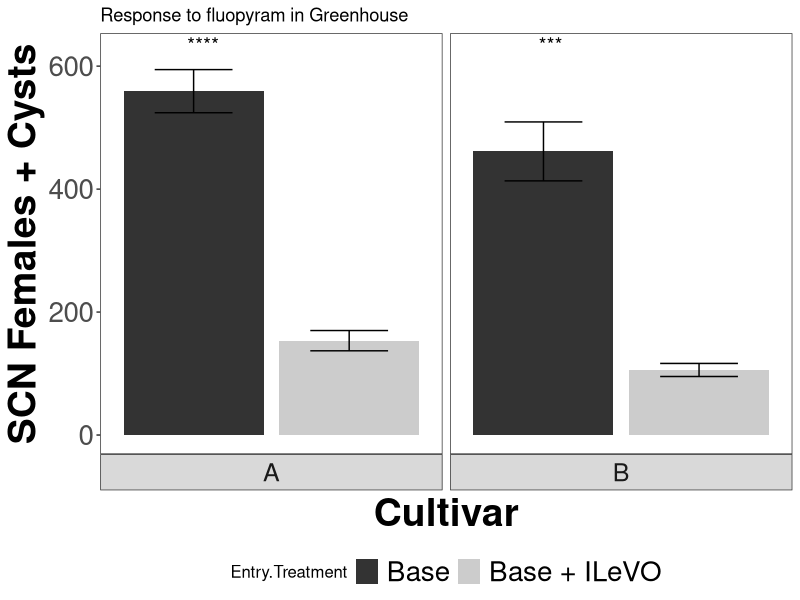
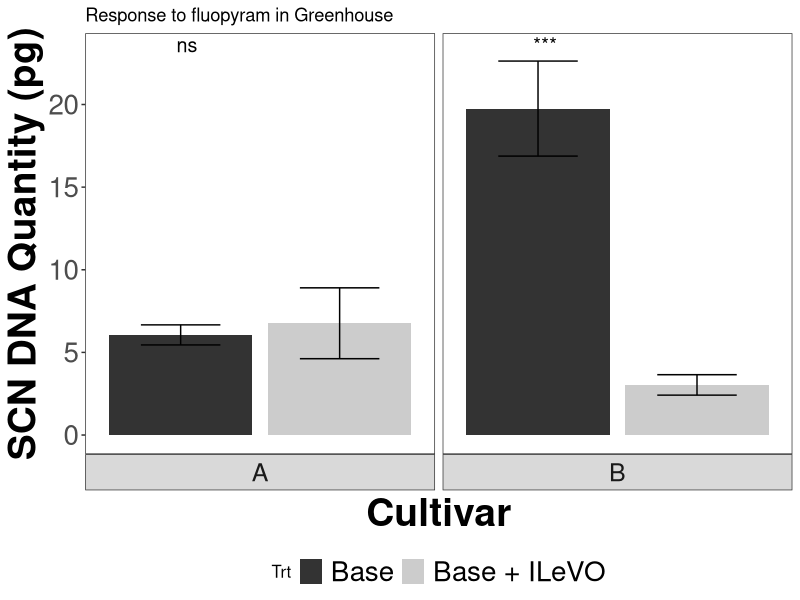
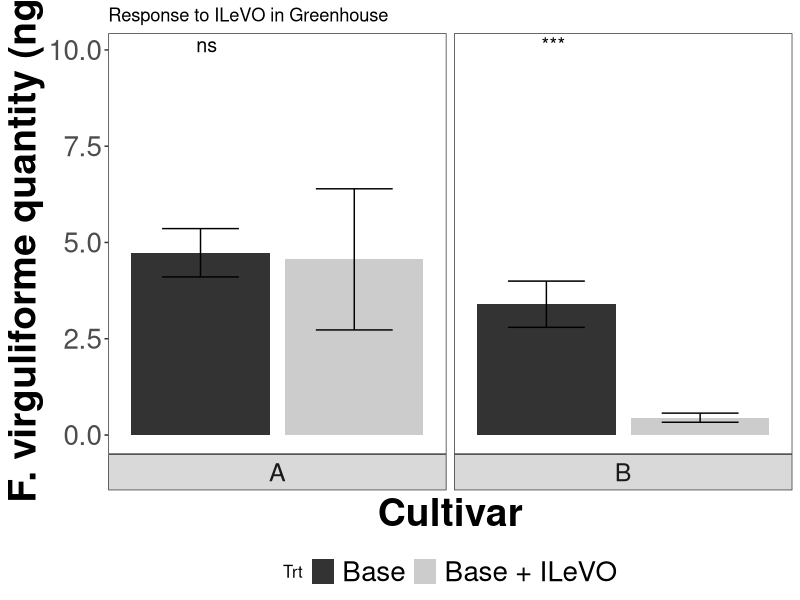
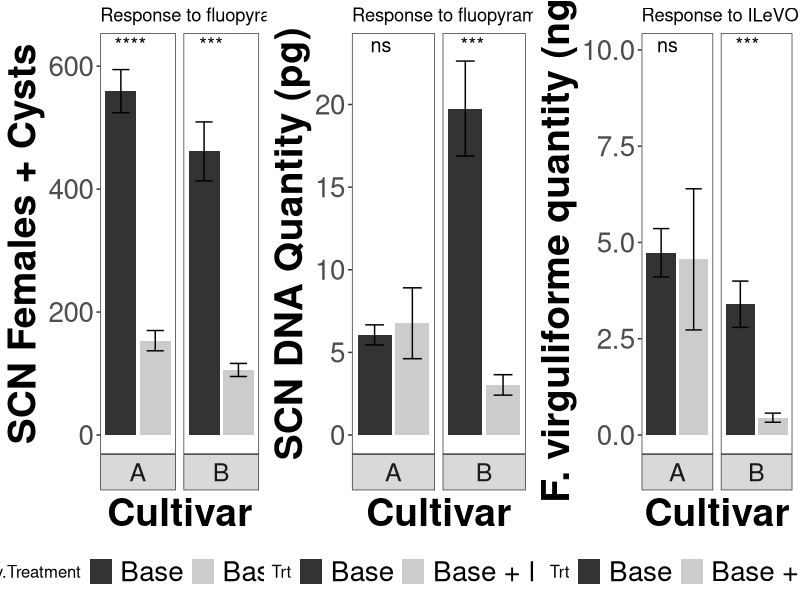
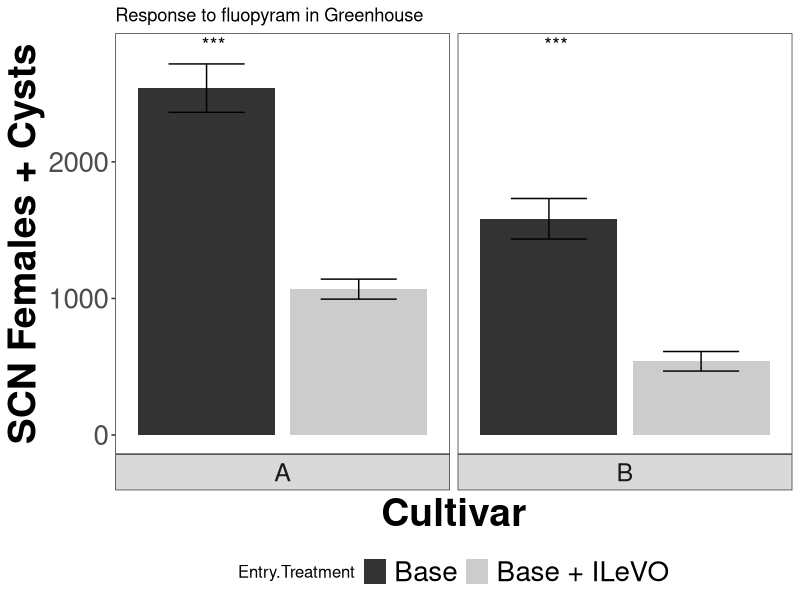
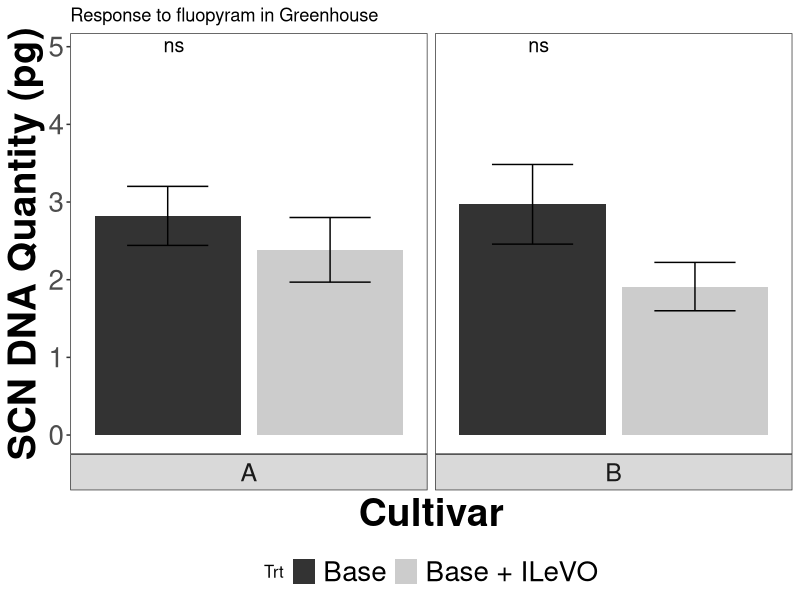
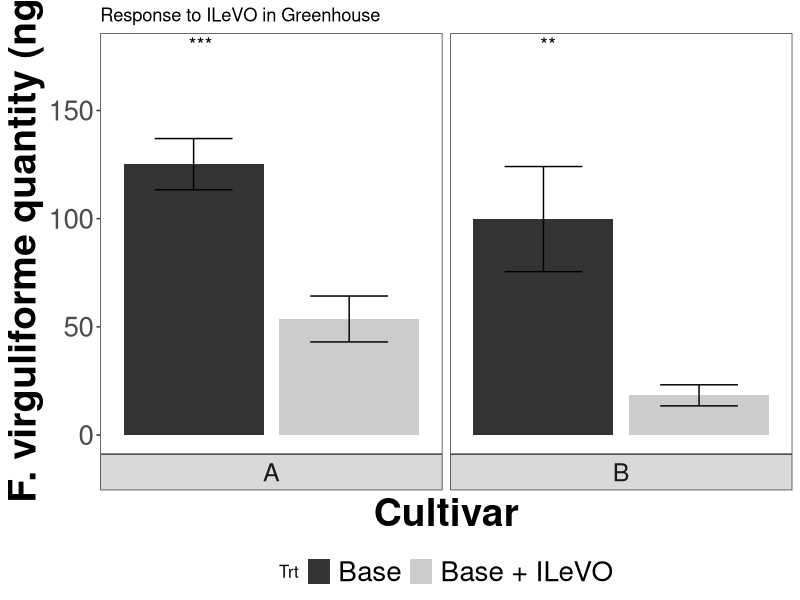
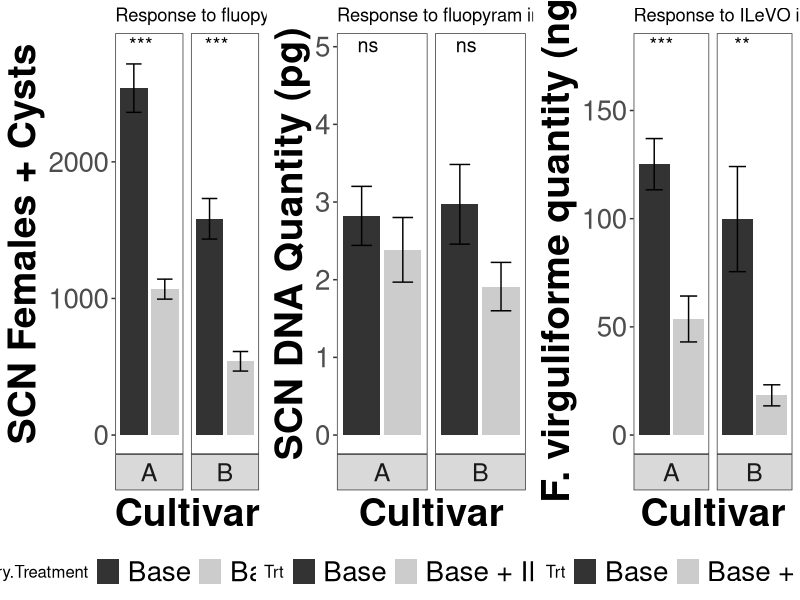

Here is the R script that generated these plots, in order:
## ---- chunk 1
master <- read.csv2("SCN_Greenhouse_Test.csv", header = TRUE, sep = ",")
colnames(master)
master$Entry.Treatment
master$Exp_rep <- as.factor(master$Exp_rep)

master.qpcr <- read.csv2("SCN_qPCR_data.csv", header = TRUE, sep = ",")
colnames(master.qpcr)
master.qpcr$Trt

master.qpcr.SDS <- read.csv2("SDS_qPCR_data.csv", header = TRUE, sep = ",")
colnames(master.qpcr.SDS)
## ---- chunk 2
SCN.df <- master
for(i in seq_along(SCN.df$SCN.Females)){
  SCN.df$SCN.F.Cyst[i] <- sum(SCN.df$SCN.Females[i], 
                              SCN.df$SCN.Cysts[i])
  print(SCN.df$SCN.F.Cyst[i])
}
SCN.df$SCN.F.Cyst

#determine if experimental rep had an effect on variables of interest
colnames(SCN.df)
exp.SCN.c <- t.test(SCN.Cysts ~ Exp_rep, data = SCN.df)
exp.SCN.f <- t.test(SCN.Females ~ Exp_rep, data = SCN.df)
exp.SCN.cf <- t.test(SCN.F.Cyst ~ Exp_rep, data = SCN.df)
exp.SCN.c  
exp.SCN.f
exp.SCN.cf
#Yes, experiment had an effect on these variables

#Break out data by exp_rep
exp1.df <- SCN.df[SCN.df$Exp_rep=="1",]
exp2.df <- SCN.df[SCN.df$Exp_rep=="2",]

#Determine if treatment had an overall effect on SCN cysts
SCN.c.t1 <- t.test(SCN.Cysts ~ Entry.Treatment, data = exp1.df)
SCN.c.t2 <- t.test(SCN.Cysts ~ Entry.Treatment, data = exp2.df)
SCN.c.t1
SCN.c.t2
#No effect of fluopyram on cysts in either experiment

#Determine if treatment had an overall effect on SCN females
SCN.f.t1 <- t.test(SCN.Females ~ Entry.Treatment, data = exp1.df)
SCN.f.t2 <- t.test(SCN.Females ~ Entry.Treatment, data = exp2.df)
SCN.f.t1
SCN.f.t2
#In both experiments fluopyram had significant reduction in SCN females
# exp1 P = 1.439e-07
# exp1 P = 2.969e-05

#Determine if treatment had an overall effect on SCN cysts + females
SCN.cf.t1 <- t.test(SCN.F.Cyst ~ Entry.Treatment, data = exp1.df)
SCN.cf.t2 <- t.test(SCN.F.Cyst ~ Entry.Treatment, data = exp2.df)
SCN.cf.t1
SCN.cf.t2
#In both experiments fluopyram had significant reduction in SCN cysts + females

#Determine if variety had an effect on SCN cysts
var.c.t1 <- t.test(SCN.Cysts ~ Soybean.Variety, data = exp1.df)
var.c.t2 <- t.test(SCN.Cysts ~ Soybean.Variety, data = exp2.df)
var.c.t1
var.c.t2
#No effect of variety on cysts in either experiment

#Determine if variety had an effect on SCN females
var.f.t1 <- t.test(SCN.Females ~ Soybean.Variety, data = exp1.df)
var.f.t2 <- t.test(SCN.Females ~ Soybean.Variety, data = exp2.df)
var.f.t1
var.f.t2
# In exp1, no effect of variety on females
# In exp2, variety A had signifcantly more SCN females (P = 0.01765)

var.cf.t1 <- t.test(SCN.F.Cyst ~ Soybean.Variety, data = exp1.df)
var.cf.t2 <- t.test(SCN.F.Cyst ~ Soybean.Variety, data = exp2.df)
var.cf.t1
var.cf.t2
# In exp1, no effect of variety on cysts + females
# In exp2, variety A had signifcantly more cysts + females (P = 0.02134)


#Repeat stats with qPCR data
qPCR.SCN.df <- master.qpcr
qPCR.SDS.df <- master.qpcr.SDS

#determine if experimental rep had an effect on variables of interest
qPCR.SCN.df$Experiment <- as.factor(qPCR.SCN.df$Experiment)
qPCR.SDS.df$Experiment <- as.factor(qPCR.SDS.df$Experiment)
qPCR.SCN.df$Quantity.Mean <- as.numeric(as.character(qPCR.SCN.df$Quantity.Mean))
qPCR.SDS.df$Quantity.Mean <- as.numeric(as.character(qPCR.SDS.df$Quantity.Mean))
exp.SCN.qpcr <- t.test(Quantity.Mean ~ Experiment, data = qPCR.SCN.df)
exp.SDS.qpcr <- t.test(Quantity.Mean ~ Experiment, data = qPCR.SDS.df)
exp.SCN.qpcr
exp.SDS.qpcr
#Yes, experiment had an effect on these variables

#Break out data by exp_rep
exp1.SCN.qpcr.df <- qPCR.SCN.df[qPCR.SCN.df$Experiment=="1",]
exp2.SCN.qpcr.df <- qPCR.SCN.df[qPCR.SCN.df$Experiment=="2",]
exp1.SDS.qpcr.df <- qPCR.SDS.df[qPCR.SDS.df$Experiment=="1",]
exp2.SDS.qpcr.df <- qPCR.SDS.df[qPCR.SDS.df$Experiment=="2",]

#t-tests for SCN DNA quantities in roots
SCN.qPCR.t1 <- t.test(Quantity.Mean ~ Trt, data = exp1.SCN.qpcr.df)
SCN.qPCR.t2 <- t.test(Quantity.Mean ~ Trt, data = exp2.SCN.qpcr.df)
SCN.qPCR.t1 #For exp1, fluopyram reduced SCN DNA (P = 0.0007)
SCN.qPCR.t2 #For exp2, fluopyram DIDN'T reduce SCN DNA (P = 0.07184)

#t-tests for SDS DNA quantities in roots
SDS.qPCR.t1 <- t.test(Quantity.Mean ~ Trt, data = exp1.SDS.qpcr.df)
SDS.qPCR.t2 <- t.test(Quantity.Mean ~ Trt, data = exp2.SDS.qpcr.df)
SDS.qPCR.t1 #For exp1, fluopyram DIDN'T reduce Fv DNA (P = 0.1846)
SDS.qPCR.t2 #For exp2, fluopyram reduced Fv DNA (P = 1.405e-05)


#Repeat analyses within variety within rep
exp1.SCN.qpcr.df.A <- exp1.SCN.qpcr.df[exp1.SCN.qpcr.df$Var=="A",]
exp1.SCN.qpcr.df.B <- exp1.SCN.qpcr.df[exp1.SCN.qpcr.df$Var=="B",]
exp2.SCN.qpcr.df.A <- exp2.SCN.qpcr.df[exp2.SCN.qpcr.df$Var=="A",]
exp2.SCN.qpcr.df.B <- exp2.SCN.qpcr.df[exp2.SCN.qpcr.df$Var=="B",]
exp1.SDS.qpcr.df.A <- exp1.SDS.qpcr.df[exp1.SDS.qpcr.df$Var=="A",]
exp1.SDS.qpcr.df.B <- exp1.SDS.qpcr.df[exp1.SDS.qpcr.df$Var=="B",]
exp2.SDS.qpcr.df.A <- exp2.SDS.qpcr.df[exp2.SDS.qpcr.df$Var=="A",]
exp2.SDS.qpcr.df.B <- exp2.SDS.qpcr.df[exp2.SDS.qpcr.df$Var=="B",]

#SCN qpcr data for variety A
SCN.qPCR.A1 <- t.test(Quantity.Mean ~ Trt, data = exp1.SCN.qpcr.df.A)
SCN.qPCR.A2 <- t.test(Quantity.Mean ~ Trt, data = exp2.SCN.qpcr.df.A)
SCN.qPCR.A1 #For exp1, fluopyram had no effect on SCN DNA in Variety A
SCN.qPCR.A2 #For exp2, fluopyram had no effect on SCN DNA in Variety A
#SCN qpcr data for variety B
SCN.qPCR.B1 <- t.test(Quantity.Mean ~ Trt, data = exp1.SCN.qpcr.df.B)
SCN.qPCR.B2 <- t.test(Quantity.Mean ~ Trt, data = exp2.SCN.qpcr.df.B)
SCN.qPCR.B1 #For exp1, fluopyram REDUCED SCN DNA in Variety B (P = 0.0001)
SCN.qPCR.B2 #For exp2, fluopyram had no effect on SCN DNA in Variety B (P = 0.09)

#SDS qpcr data for variety A
#Looks like Base + fluopyram biological rep 3 in variety A is a major outlier
# A3                            = 395663.3282
# Next highest in same category =  15263.0312
# Removing outlier does not change outcome
# exp1.SDS.qpcr.df.A <- exp1.SDS.qpcr.df.A[-c(17:18),]
SDS.qPCR.A1 <- t.test(Quantity.Mean ~ Trt, data = exp1.SDS.qpcr.df.A)
SDS.qPCR.A2 <- t.test(Quantity.Mean ~ Trt, data = exp2.SDS.qpcr.df.A)
SDS.qPCR.A1 #For exp1, fluopyram had no effect on Fv DNA in Variety A
SDS.qPCR.A2 #For exp2, fluopyram REDUCED Fv DNA in Variety A (P = 0.00018)
#SDS qpcr data for variety B
SDS.qPCR.B1 <- t.test(Quantity.Mean ~ Trt, data = exp1.SDS.qpcr.df.B)
SDS.qPCR.B2 <- t.test(Quantity.Mean ~ Trt, data = exp2.SDS.qpcr.df.B)
SDS.qPCR.B1 #For exp1, fluopyram REDUCED Fv DNA in Variety B (P = 0.0004377)
SDS.qPCR.B2 #For exp2, fluopyram REDUCED Fv DNA in Variety B (P = 0.006573)

## ---- chunk 3
library(plyr)
library(ggplot2)
library(ggpubr)
#Experiment 1 plots
colnames(exp1.df)
p1 <- ggplot(data = exp1.df, aes(x = Entry.Treatment,
                                y = SCN.F.Cyst, 
                                fill = Entry.Treatment)) +
    stat_summary(fun.y = mean, position="identity", geom = "bar") +
    stat_summary(fun.data = mean_se, 
                 position = "identity", 
                 geom = "errorbar",
                 width = 0.5) +
    stat_compare_means(size = 5, 
                       label = "p.signif", 
                       method = "t.test",
                       label.y.npc = 0.85) +
    facet_grid(~Soybean.Variety, switch="x") +
    xlab("Cultivar") + ylab("SCN Females + Cysts") +
    ggtitle("Response to fluopyram in Greenhouse") +
    theme_bw() +
    theme(legend.title=element_text(size=12), legend.text=element_text(size=20),
          legend.position="bottom", strip.text.x = element_text(size=18),
          axis.text.x=element_blank(), axis.text.y=element_text(size=20),
          axis.title.x=element_text(size=28, face="bold"), 
          axis.title.y=element_text(size=28, face="bold"), 
          axis.ticks.x=element_blank(),
          panel.background=element_blank(), panel.grid.minor=element_blank(),
          panel.grid.major=element_blank()) +
  scale_fill_grey()
p1

colnames(exp1.SCN.qpcr.df)
p1.2 <- ggplot(data = exp1.SCN.qpcr.df, aes(x = Trt, 
                                       y = Quantity.Mean, 
                                       fill = Trt)) +
    stat_summary(fun.y = mean, position="identity", geom = "bar") +
    stat_summary(fun.data = mean_se, position = "identity", geom = "errorbar",
               width = 0.5) +
    stat_compare_means(size = 5, label = "p.signif", method = "t.test",
                       label.y.npc = 0.75) +
    facet_grid(~Var, switch="x") +
    xlab("Cultivar") + ylab("SCN DNA Quantity (pg)") +
    ggtitle("Response to fluopyram in Greenhouse") +
    theme_bw() +
    theme(legend.title=element_text(size=12), legend.text=element_text(size=20),
          legend.position="bottom", strip.text.x = element_text(size=18),
          axis.text.x=element_blank(), axis.text.y=element_text(size=20),
          axis.title.x=element_text(size=28, face="bold"), 
          axis.title.y=element_text(size=28, face="bold"), 
          axis.ticks.x=element_blank(),
          panel.background=element_blank(), panel.grid.minor=element_blank(),
          panel.grid.major=element_blank()) +
  scale_fill_grey()
p1.2

colnames(exp1.SDS.qpcr.df)
#Need to remove outlier in Var A experiment 1
order(exp1.SDS.qpcr.df$Quantity.Mean)
exp1.SDS.qpcr.df <- exp1.SDS.qpcr.df[-c(17:18),]
#Also, convert pg to ng by / 1000
exp1.SDS.qpcr.df$Quantity.Mean <- (exp1.SDS.qpcr.df$Quantity.Mean / 1000)
p1.3 <- ggplot(data = exp1.SDS.qpcr.df, aes(x = Trt, 
                                       y = Quantity.Mean, 
                                       fill = Trt)) +
    stat_summary(fun.y = mean, position="identity", geom = "bar") +
    stat_summary(fun.data = mean_se, position = "identity", geom = "errorbar",
               width = 0.5) +
    stat_compare_means(size = 5, label = "p.signif", method = "t.test",
                       label.y.npc = 0.65) +
    facet_grid(~Var, switch="x") +
    xlab("Cultivar") + ylab("F. virguliforme quantity (ng)") +
    ggtitle("Response to ILeVO in Greenhouse") +
    theme_bw() +
    theme(legend.title=element_text(size=12), legend.text=element_text(size=20),
          legend.position="bottom", strip.text.x = element_text(size=18),
          axis.text.x=element_blank(), axis.text.y=element_text(size=20),
          axis.title.x=element_text(size=28, face="bold"), 
          axis.title.y=element_text(size=28, face="bold"), 
          axis.ticks.x=element_blank(),
          panel.background=element_blank(), panel.grid.minor=element_blank(),
          panel.grid.major=element_blank()) +
  scale_fill_grey()

p1.3

library(gridExtra)
grid.arrange(p1,p1.2,p1.3,ncol=3)




#Experiment 2 plots
colnames(exp2.df)
p2 <- ggplot(data = exp2.df, aes(x = Entry.Treatment,
                                y = SCN.F.Cyst, 
                                fill = Entry.Treatment)) +
    stat_summary(fun.y = mean, position="identity", geom = "bar") +
    stat_summary(fun.data = mean_se, 
                 position = "identity", 
                 geom = "errorbar",
                 width = 0.5) +
    stat_compare_means(size = 5, 
                       label = "p.signif", 
                       method = "t.test",
                       label.y.npc = 0.85) +
    facet_grid(~Soybean.Variety, switch="x") +
    xlab("Cultivar") + ylab("SCN Females + Cysts") +
    ggtitle("Response to fluopyram in Greenhouse") +
    theme_bw() +
    theme(legend.title=element_text(size=12), legend.text=element_text(size=20),
          legend.position="bottom", strip.text.x = element_text(size=18),
          axis.text.x=element_blank(), axis.text.y=element_text(size=20),
          axis.title.x=element_text(size=28, face="bold"), 
          axis.title.y=element_text(size=28, face="bold"), 
          axis.ticks.x=element_blank(),
          panel.background=element_blank(), panel.grid.minor=element_blank(),
          panel.grid.major=element_blank()) +
  scale_fill_grey()
p2

colnames(exp2.SCN.qpcr.df)
p2.2 <- ggplot(data = exp2.SCN.qpcr.df, aes(x = Trt, 
                                       y = Quantity.Mean, 
                                       fill = Trt)) +
    stat_summary(fun.y = mean, position="identity", geom = "bar") +
    stat_summary(fun.data = mean_se, position = "identity", geom = "errorbar",
               width = 0.5) +
    stat_compare_means(size = 5, label = "p.signif", method = "t.test",
                       label.y.npc = 0.75) +
    facet_grid(~Var, switch="x") +
    xlab("Cultivar") + ylab("SCN DNA Quantity (pg)") +
    ggtitle("Response to fluopyram in Greenhouse") +
    theme_bw() +
    theme(legend.title=element_text(size=12), legend.text=element_text(size=20),
          legend.position="bottom", strip.text.x = element_text(size=18),
          axis.text.x=element_blank(), axis.text.y=element_text(size=20),
          axis.title.x=element_text(size=28, face="bold"), 
          axis.title.y=element_text(size=28, face="bold"), 
          axis.ticks.x=element_blank(),
          panel.background=element_blank(), panel.grid.minor=element_blank(),
          panel.grid.major=element_blank()) +
  scale_fill_grey()
p2.2

colnames(exp1.SDS.qpcr.df)
#Convert pg to ng by / 1000
exp2.SDS.qpcr.df$Quantity.Mean <- (exp2.SDS.qpcr.df$Quantity.Mean / 1000)
p2.3 <- ggplot(data = exp2.SDS.qpcr.df, aes(x = Trt, 
                                       y = Quantity.Mean, 
                                       fill = Trt)) +
    stat_summary(fun.y = mean, position="identity", geom = "bar") +
    stat_summary(fun.data = mean_se, position = "identity", geom = "errorbar",
               width = 0.5) +
    stat_compare_means(size = 5, label = "p.signif", method = "t.test",
                       label.y.npc = 0.65) +
    facet_grid(~Var, switch="x") +
    xlab("Cultivar") + ylab("F. virguliforme quantity (ng)") +
    ggtitle("Response to ILeVO in Greenhouse") +
    theme_bw() +
    theme(legend.title=element_text(size=12), legend.text=element_text(size=20),
          legend.position="bottom", strip.text.x = element_text(size=18),
          axis.text.x=element_blank(), axis.text.y=element_text(size=20),
          axis.title.x=element_text(size=28, face="bold"), 
          axis.title.y=element_text(size=28, face="bold"), 
          axis.ticks.x=element_blank(),
          panel.background=element_blank(), panel.grid.minor=element_blank(),
          panel.grid.major=element_blank()) +
  scale_fill_grey()

p2.3

library(gridExtra)
grid.arrange(p2,p2.2,p2.3,ncol=3)
## ---- chunk 4
syn.master <- read.csv2("SDS_and_SCN_qPCR.csv", header = TRUE, sep = ",")
colnames(syn.master)
#Note, SCN_quant is already in pg, so ignore SCN_quant2
syn.df <- syn.master
#convert quantities from factor to numeric, change Fv to picograms (fg / 1000)
syn.df$Fv_quant <- as.numeric(as.character(syn.df$Fv_quant))/1000
syn.df$SCN_quant <- as.numeric(as.character(syn.df$SCN_quant))

syn.df1 <- syn.df[syn.df$Experiment=="1",]
syn.df2 <- syn.df[syn.df$Experiment=="2",]

library(ggplot2)
library(ggpubr)
colnames(syn.df1)
# Remove outliers
order(syn.df1$Fv_quant)
syn.df1 <- syn.df1[-c(17:18),]
p1s <- ggplot(data = syn.df1, aes(x = Fv_quant, y = SCN_quant,
                                shape = Trt),
             colour = Variety) +
  geom_point(shape = c(24, 21)[as.factor(syn.df1$Variety)],
             colour = "black",
             aes(fill = syn.df1$Trt),
             size = 10) +  
  stat_ellipse(level = 0.95, aes(linetype = as.factor(syn.df1$Trt))) +
  #geom_text(label=syn.df$Variety,
  #          size = 5,
  #          colour = "white",
  #          fontface="bold") +
      ylab("SCN DNA Quantity (pg)") + xlab("Fv DNA Quantity (pg)") +
  xlim(-1.2,10) +
  theme_bw() +
  theme(legend.title=element_blank(),
        legend.text=element_text(size=28), legend.position="",
        axis.text.x=element_text(size=28), strip.text.x = element_text(size=18),
        axis.title.x=element_text(size=28, face="bold"),
        axis.title.y=element_text(size=28, face="bold"),
        axis.text.y=element_text(size=28)) +
  scale_fill_grey() 
p1s

colnames(syn.df2)
p2s <- ggplot(data = syn.df2, aes(x = Fv_quant, y = SCN_quant,
                                shape = Trt),
             colour = Variety) +
  geom_point(shape = c(24, 21)[as.factor(syn.df2$Variety)],
             colour = "black",
             aes(fill = syn.df2$Trt),
             size = 10) +  
  stat_ellipse(level = 0.95, aes(linetype = as.factor(syn.df2$Trt))) +
  #geom_text(label=syn.df$Variety,
  #          size = 5,
  #          colour = "white",
  #          fontface="bold") +
      ylab("SCN DNA Quantity (pg)") + xlab("Fv DNA Quantity (pg)") +
  #xlim(-1.2,10) +
  theme_bw() +
  theme(legend.title=element_blank(),
        legend.text=element_text(size=28), legend.position="",
        axis.text.x=element_text(size=28), strip.text.x = element_text(size=18),
        axis.title.x=element_text(size=28, face="bold"),
        axis.title.y=element_text(size=28, face="bold"),
        axis.text.y=element_text(size=28)) +
  scale_fill_grey() 
p2s

grid.arrange(p1s, p2s, ncol=2)
